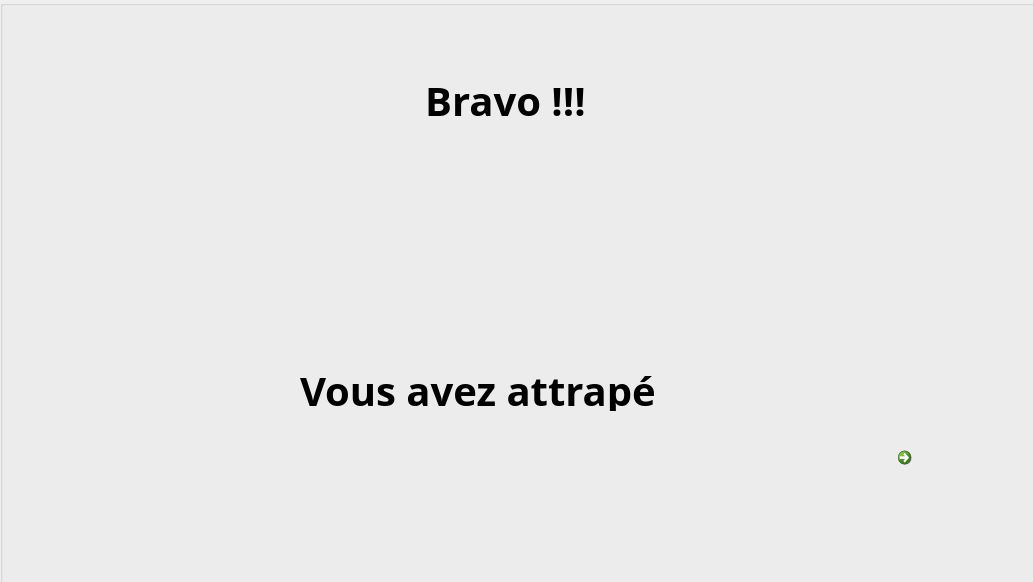
<?xml version="1.0" encoding="UTF-8"?>
<ui version="4.0">
 <class>Capture_pokemon</class>
 <widget class="QDialog" name="Capture_pokemon">
  <property name="geometry">
   <rect>
    <x>0</x>
    <y>0</y>
    <width>1033</width>
    <height>582</height>
   </rect>
  </property>
  <property name="minimumSize">
   <size>
    <width>1033</width>
    <height>582</height>
   </size>
  </property>
  <property name="maximumSize">
   <size>
    <width>1033</width>
    <height>582</height>
   </size>
  </property>
  <property name="font">
   <font>
    <pointsize>30</pointsize>
   </font>
  </property>
  <property name="windowTitle">
   <string>Dialog</string>
  </property>
  <widget class="QGroupBox" name="Ensemble_Capture">
   <property name="geometry">
    <rect>
     <x>0</x>
     <y>0</y>
     <width>1041</width>
     <height>611</height>
    </rect>
   </property>
   <property name="title">
    <string/>
   </property>
   <widget class="QLabel" name="Pokemon_Attrape">
    <property name="geometry">
     <rect>
      <x>400</x>
      <y>140</y>
      <width>231</width>
      <height>211</height>
     </rect>
    </property>
    <property name="minimumSize">
     <size>
      <width>181</width>
      <height>181</height>
     </size>
    </property>
    <property name="maximumSize">
     <size>
      <width>300</width>
      <height>300</height>
     </size>
    </property>
    <property name="text">
     <string/>
    </property>
    <property name="scaledContents">
     <bool>true</bool>
    </property>
   </widget>
   <widget class="QLabel" name="Affichage_2">
    <property name="geometry">
     <rect>
      <x>390</x>
      <y>70</y>
      <width>231</width>
      <height>61</height>
     </rect>
    </property>
    <property name="font">
     <font>
      <family>Rockwell Extra Bold</family>
      <pointsize>30</pointsize>
      <weight>75</weight>
      <bold>true</bold>
     </font>
    </property>
    <property name="text">
     <string>Bravo !!!</string>
    </property>
    <property name="alignment">
     <set>Qt::AlignCenter</set>
    </property>
   </widget>
   <widget class="QCommandLinkButton" name="PASS">
    <property name="geometry">
     <rect>
      <x>890</x>
      <y>440</y>
      <width>141</width>
      <height>131</height>
     </rect>
    </property>
    <property name="font">
     <font>
      <family>Segoe UI</family>
      <pointsize>16</pointsize>
      <weight>75</weight>
      <bold>true</bold>
     </font>
    </property>
    <property name="text">
     <string/>
    </property>
    <property name="icon">
     <iconset>
      <normaloff>../Images/Pass.webp</normaloff>../Images/Pass.webp</iconset>
    </property>
    <property name="iconSize">
     <size>
      <width>120</width>
      <height>120</height>
     </size>
    </property>
   </widget>
   <widget class="QLabel" name="Nom_pokemon">
    <property name="geometry">
     <rect>
      <x>300</x>
      <y>420</y>
      <width>421</width>
      <height>51</height>
     </rect>
    </property>
    <property name="font">
     <font>
      <family>Rockwell Extra Bold</family>
      <pointsize>30</pointsize>
      <weight>75</weight>
      <bold>true</bold>
      <strikeout>false</strikeout>
      <stylestrategy>PreferDefault</stylestrategy>
      <kerning>true</kerning>
     </font>
    </property>
    <property name="text">
     <string/>
    </property>
    <property name="alignment">
     <set>Qt::AlignCenter</set>
    </property>
   </widget>
   <widget class="QLabel" name="Pokemon_Capture">
    <property name="geometry">
     <rect>
      <x>0</x>
      <y>-10</y>
      <width>1041</width>
      <height>601</height>
     </rect>
    </property>
    <property name="text">
     <string/>
    </property>
    <property name="pixmap">
     <pixmap>../Images/Capture.png</pixmap>
    </property>
    <property name="scaledContents">
     <bool>true</bool>
    </property>
   </widget>
   <widget class="QLabel" name="Affichage">
    <property name="geometry">
     <rect>
      <x>300</x>
      <y>370</y>
      <width>431</width>
      <height>41</height>
     </rect>
    </property>
    <property name="font">
     <font>
      <family>Rockwell Extra Bold</family>
      <pointsize>30</pointsize>
      <weight>75</weight>
      <bold>true</bold>
     </font>
    </property>
    <property name="text">
     <string>Vous avez attrapé</string>
    </property>
    <property name="textFormat">
     <enum>Qt::AutoText</enum>
    </property>
    <property name="scaledContents">
     <bool>false</bool>
    </property>
   </widget>
   <zorder>Pokemon_Capture</zorder>
   <zorder>Pokemon_Attrape</zorder>
   <zorder>Affichage_2</zorder>
   <zorder>PASS</zorder>
   <zorder>Nom_pokemon</zorder>
   <zorder>Affichage</zorder>
  </widget>
 </widget>
 <resources/>
 <connections/>
</ui>
